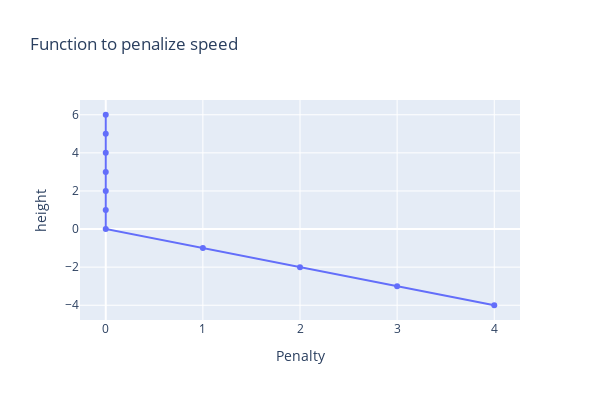

The code cell stored with this chart in its notebook:
### Markdown cell above
## <span style="color:orange">Height boundaries for furtur pos y</span>


After we've imposed constraints on acceleration and speed, the final step is to discourage the system from crashing. 
To achieve this, we set a minimum bound for the height.

$$ - Min([y\_lower\_limit - futur\_pos\_y], 0) $$

### Code cell
y_lower_limit = 0
futur_pos_y = np.arange(-4, 7)


fig = go.Figure()
fig.add_trace(go.Scatter(
    y = futur_pos_y,
    x = -np.array([np.min([val, 0]) for val in futur_pos_y - y_lower_limit ]),
    name='height constraint',
    mode='lines+markers'
))

fig.update_yaxes(title_text = "height")
fig.update_xaxes(title_text = "Penalty")
fig.update_layout(height=400, width=600, title_text="Function to penalize speed")

### Figure 1 — Plotly figure (JSON) as saved in the notebook; plotly's stock layout.template omitted (floating-point values rounded to 4 significant figures)
{"data": [{"mode": "lines+markers", "name": "height constraint", "type": "scatter", "x": [4, 3, 2, 1, 0, 0, 0, 0, 0, 0, 0], "y": [-4, -3, -2, -1, 0, 1, 2, 3, 4, 5, 6]}], "layout": {"height": 400, "title": {"text": "Function to penalize speed"}, "width": 600, "xaxis": {"title": {"text": "Penalty"}}, "yaxis": {"title": {"text": "height"}}}}
